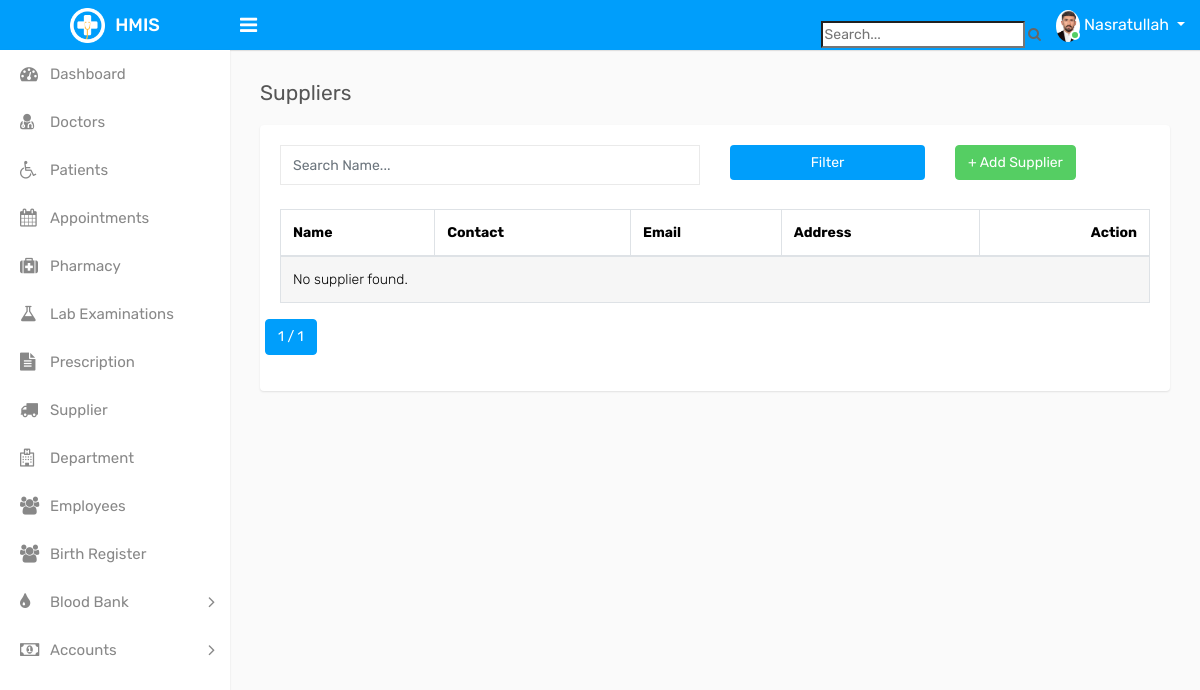
The app's page /suppliers/ (signed in), older data.
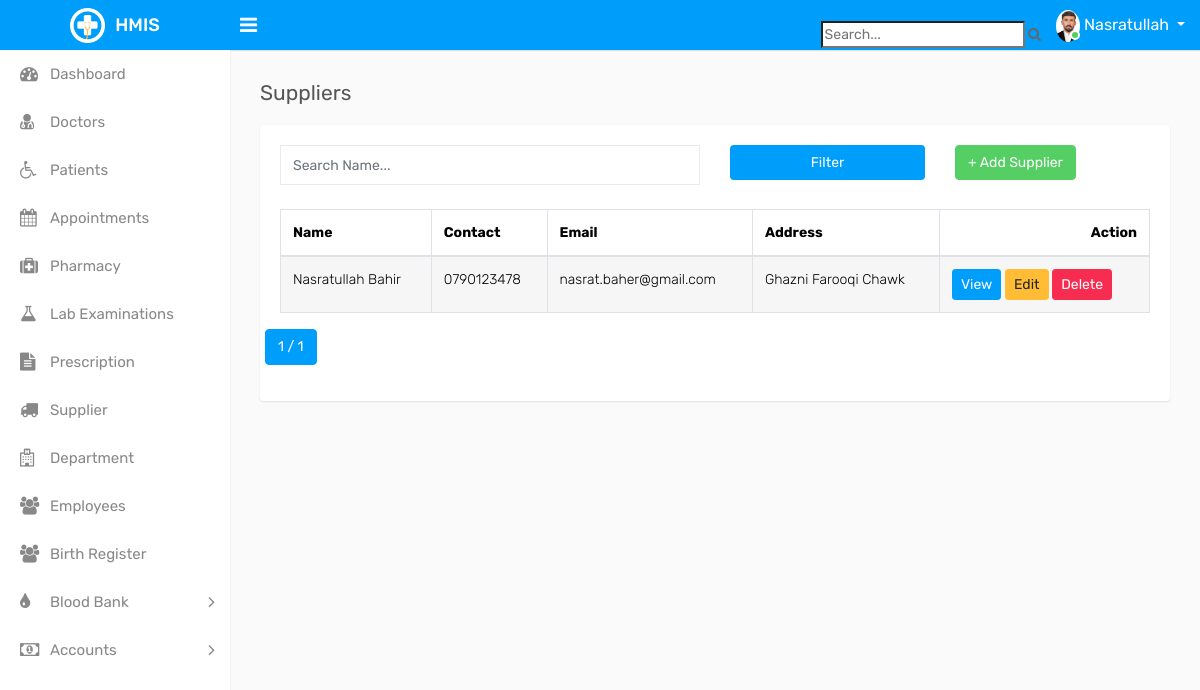
The same page, newer data.
### pharmacy/models.py (models this page shows, shortened)
class Supplier(models.Model):
    name = models.CharField(max_length=100)
    contact = models.CharField(max_length=15)
    email = models.EmailField()
    address = models.TextField()
    about = models.TextField()

### pharmacy/views.py (the view)
# urls.py: path('suppliers/', views.supplier_list, name='supplier_list'),
@login_required
def supplier_list(request):
    suppliers = Supplier.objects.all()
    search = request.GET.get('search')
    if search:
        suppliers = suppliers.filter(name__icontains=search)
    paginator = Paginator(suppliers.order_by('name'), 10)
    page_number = request.GET.get('page')
    page_obj = paginator.get_page(page_number)
    return render(request, 'supplier/supplier_list.html', {'page_obj': page_obj})

### pharmacy/templatetags/group_tags.py (called while the page is built)
@register.filter(name='has_group')
def has_group(user, group_name):
    return user.groups.filter(name=group_name).exists()

### pharmacy/templates/supplier/supplier_list.html (shortened to what this page needs)
{% extends 'base.html' %}
{% load static %}
{% load group_tags %}
{% block content %}
<div class="page-wrapper">
  <div class="content">
    <div class="page-header">
      <div class="row">
        <div class="col-sm-12">
          <h3 class="page-title">Suppliers</h3>
        </div>
      </div>
    </div>
    <div class="card">
      <div class="card-body">
        <form method="get" class="row mb-4">
          <div class="col-md-6">
            <input type="text" name="search" class="form-control" placeholder="Search Name..."
              value="{{ request.GET.search}}">
          </div>
          <div class="col-md-3">
            <button type="submit" class="btn btn-primary w-100">Filter</button>
          </div>
          <div class="col-md-3">
            {% if user|has_group:"Admin" %}
            <a href="{% url 'supplier_create' %}" class="btn btn-success">+ Add Supplier</a>
            {% endif %}
          </div>
        </form>
        <div class="row">
          <div class="col-md-12">
            <div class="table-responsive">
              <table id="dynamic-table" class="table table-striped table-bordered table-hover">
                <thead>
                  <tr>
                    <th>Name</th>
                    <th>Contact</th>
                    <th>Email</th>
                    <th>Address</th>
                    <th class="text-right">Action</th>
                  </tr>
                </thead>
                <tbody>
                  {% for supplier in page_obj %}
                  <tr>
                    <td>{{ supplier.name }}</td>
                    <td>{{ supplier.contact }}</td>
                    <td>{{ supplier.email }}</td>
                    <td>{{ supplier.address }}</td>
                    <td>
                      <a href="{% url 'supplier_detail' supplier.pk %}" class="btn btn-sm btn-info">View</a>
                      {% if user|has_group:"Admin" %}
                      <a href="{% url 'supplier_update' supplier.pk %}" class="btn btn-sm btn-warning">Edit</a>
                      <a href="{% url 'supplier_delete' supplier.pk %}" class="btn btn-sm btn-danger">Delete</a>
                      {% endif %}
                    </td>
                  </tr>
                  {% empty %}
                  <tr>
                    <td colspan="5">
                      No supplier found.
                    </td>
                  </tr>
                  {% endfor %}
                </tbody>
              </table>
            </div>
          </div>
            <nav aria-label="Page navigation">
              <ul class="pagination justify-content-center">
                <li class="page-item active">
                  <span class="page-link">
                    {{ page_obj.number }} / {{ page_obj.paginator.num_pages }}
                  </span>
                </li>
              </ul>
            </nav>
        </div>
      </div>
    </div>
  </div>
</div>
{% endblock %}

Row changes from the older to the newer data that the page shows:
added Supplier: name "Nasratullah Bahir", contact "0790123478", email "nasrat.baher@gmail.com", address "Ghazni Farooqi Chawk"
Text that changed along with them:
text no longer shown: "No supplier found."
